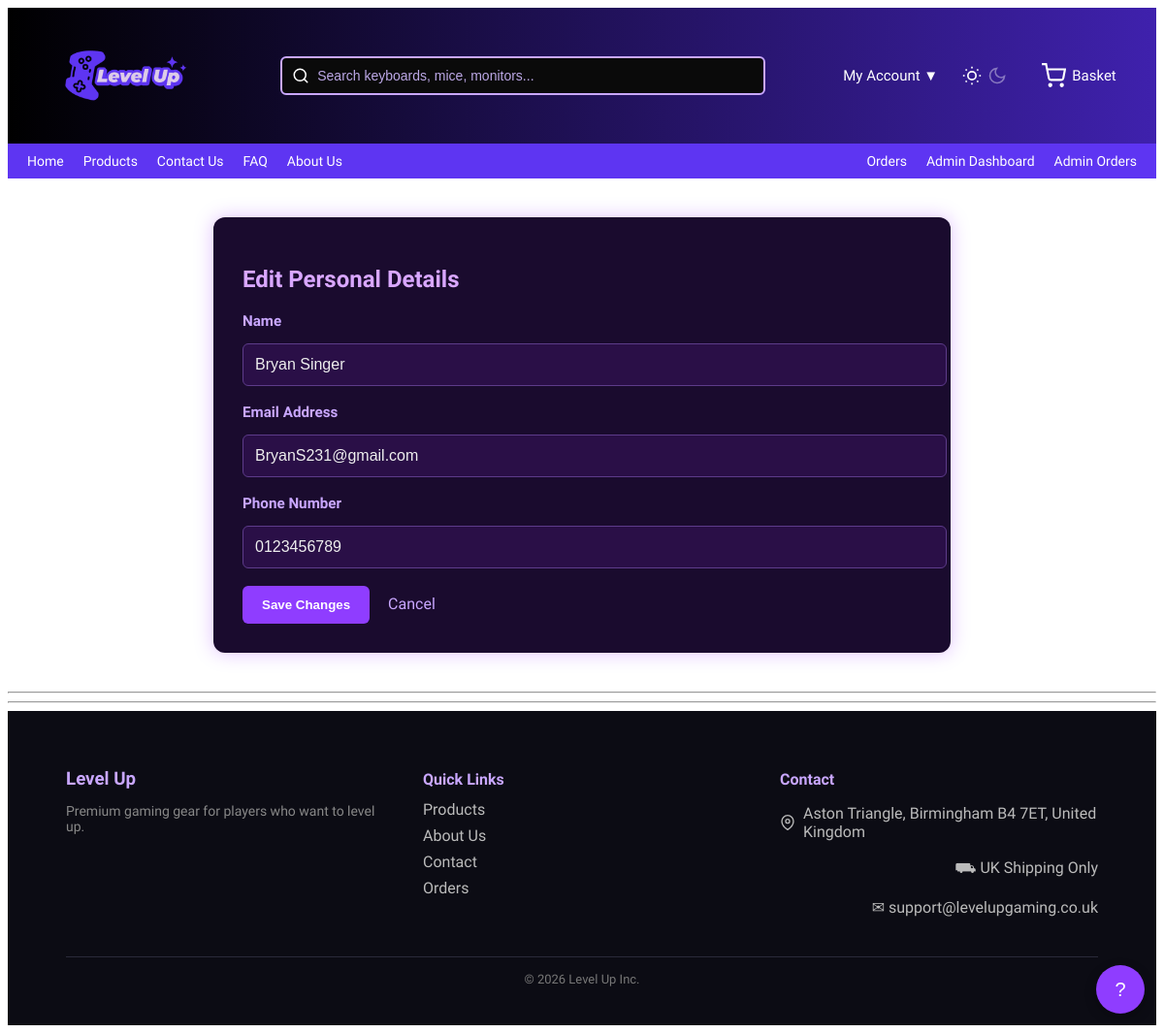
The page /index.php?page=account-edit (signed in) on the database its author committed.
### tables this page shows
CREATE TABLE users (
  user_id INT AUTO_INCREMENT PRIMARY KEY,
  name VARCHAR(100) NOT NULL,
  email VARCHAR(150) NOT NULL UNIQUE,
  password VARCHAR(255) NOT NULL,
  role ENUM('customer','admin') DEFAULT 'customer',
  phone VARCHAR(20),

  password_changed BOOLEAN DEFAULT 0,
  last_login TIMESTAMP NULL,

  reset_token VARCHAR(255) NULL,
  reset_expires DATETIME NULL,

  created_at TIMESTAMP DEFAULT CURRENT_TIMESTAMP
);

### src/Controllers/AccountController.php (called while the page is built, shortened)
<?php
class AccountController {
        public function editAccountForm() {
        $db = Database::getInstance()->getConnection();
        $stmt = $db->prepare("SELECT name, email, phone FROM users WHERE user_id = ?");
        $stmt->execute([$_SESSION['user_id']]);
        $user = $stmt->fetch();
        include __DIR__ . '/../../templates/customer/account_edit.php';
        }
    }

### templates/customer/account_edit.php (the view, shortened to what this page needs)
<?php include __DIR__ . '/../header.php'; ?>
<div class="edit-container">
    <h2>Edit Personal Details</h2>
    <form method="POST" action="<?= BASE_URL ?>index.php?page=account-update">
        <div class="form-group">
            <label>Name</label>
            <input type="text" name="name" value="<?= htmlspecialchars($user['name']) ?>" required>
        </div>
        <div class="form-group">
            <label>Email Address</label>
            <input type="email" name="email" value="<?= htmlspecialchars($user['email']) ?>" required>
        </div>
        <div class="form-group">
            <label>Phone Number</label>
            <input type="text" name="phone" value="<?= htmlspecialchars($user['phone']) ?>">
        </div>
        <button type="submit" class="btn-purple">Save Changes</button>
        <a href="<?= BASE_URL ?>index.php?page=account" class="cancel-link">
            Cancel
        </a>
    </form>
</div>
<?php include __DIR__ . '/../footer.php'; ?>

### public/assets/css/style.css (style rules this page uses)
:root { --bg-primary: #ffffff; --bg-secondary: #f5f5f5; --text-primary: #1a1a2e; --text-secondary: #6b6b80; --highlight-color: #5e35f2; --highlight-dark: #3f21ad; --danger: #ff4f4f; --lavender: #C9A7FF; --border-color: #e6e6ee; --shadow: 0 4px 16px rgba(0,0,0,0.06); --shadow-lg: 0 12px 40px rgba(0,0,0,0.12); }
body { background-color: var(--bg-primary); color: var(--text-primary); font-family: "Science Gothic", sans-serif; font-optical-sizing: auto; font-weight: 300; font-variation-settings: "slnt" 0, "wdth" 100, "CTRS" 0; overflow-x: hidden; opacity: 0; transition: opacity 0.25s ease; }
body.loaded { opacity: 1; }
.form-group { margin-bottom: 20px; }
.form-group label { display: block; margin-bottom: 8px; }
.form-group input, .form-group textarea { width: 100%; padding: 12px; border-radius: 6px; border: 1px solid #333; background: #1b1b1b; color: white; }

### public/assets/css/admin.css (style rules this page uses)
.form-group { display: flex; flex-direction: column; gap: 8px; }
.form-group label { color: var(--text-primary); font-weight: 600; font-size: 0.95rem; }
.form-group input, .form-group select, .form-group textarea { padding: 12px; border: 2px solid rgba(188, 168, 230, 0.3); border-radius: 6px; background: rgba(255, 255, 255, 0.05); color: var(--text-primary); font-size: 1rem; }

### templates/customer/account_edit.php (style rules this page uses)
.edit-container { max-width: 700px; margin: 40px auto; background: #1a0b2e; padding: 30px; border-radius: 12px; box-shadow: 0 0 20px rgba(132, 0, 255, 0.25); }
.edit-container h2 { color: #d9a7ff; margin-bottom: 20px; }
.form-group { margin-bottom: 18px; }
.form-group label { color: #c9a7ff; display: block; margin-bottom: 6px; font-weight: bold; }
.form-group input, .form-group textarea { width: 100%; padding: 12px; background: #2a0f47; border: 1px solid #5d3b8a; border-radius: 6px; color: #eee; }
.btn-purple { background: #8f3dff; padding: 12px 20px; border-radius: 6px; color: white; border: none; cursor: pointer; font-weight: bold; transition: 0.3s; }
.cancel-link { color: #c9a7ff; margin-left: 15px; text-decoration: none; }

### rows shown on the page
users: name "Bryan Singer", email "BryanS231@gmail.com", phone "0123456789"
